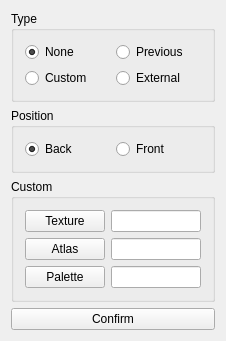
<?xml version="1.0" encoding="UTF-8"?>
<ui version="4.0">
 <class>GhostDialog</class>
 <widget class="QWidget" name="GhostDialog">
  <property name="geometry">
   <rect>
    <x>0</x>
    <y>0</y>
    <width>226</width>
    <height>304</height>
   </rect>
  </property>
  <property name="windowTitle">
   <string>GhostDialog</string>
  </property>
  <layout class="QVBoxLayout" name="verticalLayout_6">
   <item>
    <layout class="QVBoxLayout" name="verticalLayout_5">
     <item>
      <widget class="QGroupBox" name="typeBox">
       <property name="title">
        <string>Type</string>
       </property>
       <layout class="QVBoxLayout" name="verticalLayout_3">
        <item>
         <layout class="QGridLayout" name="gridLayout">
          <item row="0" column="0">
           <widget class="QRadioButton" name="noneRadio">
            <property name="enabled">
             <bool>true</bool>
            </property>
            <property name="text">
             <string>None</string>
            </property>
            <property name="checked">
             <bool>true</bool>
            </property>
            <attribute name="buttonGroup">
             <string notr="true">typeGroup</string>
            </attribute>
           </widget>
          </item>
          <item row="0" column="1">
           <widget class="QRadioButton" name="prevRadio">
            <property name="text">
             <string>Previous</string>
            </property>
            <attribute name="buttonGroup">
             <string notr="true">typeGroup</string>
            </attribute>
           </widget>
          </item>
          <item row="1" column="0">
           <widget class="QRadioButton" name="customRadio">
            <property name="text">
             <string>Custom</string>
            </property>
            <attribute name="buttonGroup">
             <string notr="true">typeGroup</string>
            </attribute>
           </widget>
          </item>
          <item row="1" column="1">
           <widget class="QRadioButton" name="externRadio">
            <property name="text">
             <string>External</string>
            </property>
            <attribute name="buttonGroup">
             <string notr="true">typeGroup</string>
            </attribute>
           </widget>
          </item>
         </layout>
        </item>
       </layout>
      </widget>
     </item>
     <item>
      <widget class="QGroupBox" name="posBox">
       <property name="title">
        <string>Position</string>
       </property>
       <layout class="QVBoxLayout" name="verticalLayout_2">
        <item>
         <layout class="QHBoxLayout" name="horizontalLayout">
          <item>
           <widget class="QRadioButton" name="backRadio">
            <property name="text">
             <string>Back</string>
            </property>
            <property name="checked">
             <bool>true</bool>
            </property>
            <attribute name="buttonGroup">
             <string notr="true">posGroup</string>
            </attribute>
           </widget>
          </item>
          <item>
           <widget class="QRadioButton" name="frontRadio">
            <property name="text">
             <string>Front</string>
            </property>
            <attribute name="buttonGroup">
             <string notr="true">posGroup</string>
            </attribute>
           </widget>
          </item>
         </layout>
        </item>
       </layout>
      </widget>
     </item>
     <item>
      <widget class="QGroupBox" name="customBox">
       <property name="title">
        <string>Custom</string>
       </property>
       <layout class="QVBoxLayout" name="verticalLayout_4">
        <item>
         <layout class="QVBoxLayout" name="verticalLayout">
          <item>
           <layout class="QHBoxLayout" name="textureLayout">
            <property name="topMargin">
             <number>0</number>
            </property>
            <item>
             <widget class="QPushButton" name="textureButton">
              <property name="text">
               <string>Texture</string>
              </property>
             </widget>
            </item>
            <item>
             <widget class="QLineEdit" name="textureEdit"/>
            </item>
           </layout>
          </item>
          <item>
           <layout class="QHBoxLayout" name="atlasLayout">
            <item>
             <widget class="QPushButton" name="atlasButton">
              <property name="text">
               <string>Atlas</string>
              </property>
             </widget>
            </item>
            <item>
             <widget class="QLineEdit" name="atlasEdit"/>
            </item>
           </layout>
          </item>
          <item>
           <layout class="QHBoxLayout" name="paletteLayout">
            <item>
             <widget class="QPushButton" name="paletteButton">
              <property name="text">
               <string>Palette</string>
              </property>
             </widget>
            </item>
            <item>
             <widget class="QLineEdit" name="paletteEdit"/>
            </item>
           </layout>
          </item>
         </layout>
        </item>
       </layout>
      </widget>
     </item>
     <item>
      <widget class="QPushButton" name="confirmButton">
       <property name="text">
        <string>Confirm</string>
       </property>
      </widget>
     </item>
    </layout>
   </item>
  </layout>
 </widget>
 <layoutdefault spacing="6" margin="11"/>
 <resources/>
 <connections/>
 <buttongroups>
  <buttongroup name="posGroup"/>
  <buttongroup name="typeGroup"/>
 </buttongroups>
</ui>
